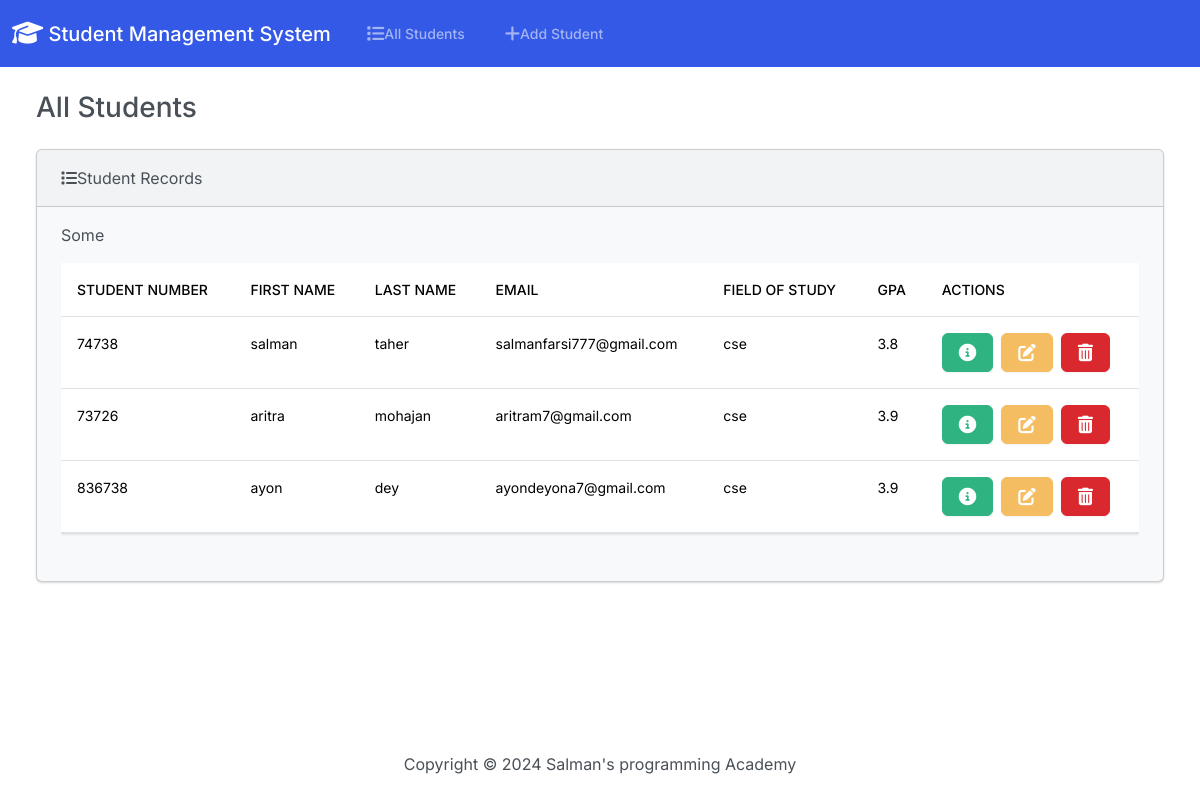
The page / on the database its author committed.
### students/models.py (models this page shows, shortened)
class Student(models.Model):
    student_number = models.PositiveIntegerField()
    first_name = models.CharField(max_length=50)
    last_name = models.CharField(max_length=50)
    email = models.EmailField(max_length=100)
    field_of_study = models.CharField(max_length=50)
    gpa = models.FloatField()

### students/views.py (the view)
# urls.py: path('',views.index, name='index'),
def index(request):
    return render(request, 'students/index.html',{
        'students': Student.objects.all()
    })

### students/templates/students/index.html (shortened to what this page needs)
{% extends "students/base.html" %}
{% block body %}
<h3 class="m-4"> All Students</h3>
<div class="row">
  <div class="col-12">
  {% if students %}
   <div class="card bg-light ms-4 me-4 mb-4">
  <div class="card-header"><i class="fa-solid fa-list"></i>Student Records</div>
  <div class="card-body">
    <p class="card-text">Some
    <div class="table-responsive">
    <table class="table table-hover">
  <thead>
    <tr>
      <th scope="col">Student Number</th>
      <th scope="col">First Name</th>
      <th scope="col">Last Name</th>
      <th scope="col">Email</th>
      <th scope="col">Field of Study</th>
      <th scope="col">GPA</th>
      <th scope="col">Actions</th>
    </tr>
  </thead>
  <tbody>
 {% for student in students  %}
 <tr>
 <td>{{student.student_number}}</td>
 <td>{{student.first_name}}</td>
 <td>{{student.last_name}}</td>
 <td>{{student.email}}</td>
 <td>{{student.field_of_study}}</td>
 <td>{{student.gpa}}</td>
 <td>
 <button type="button" class="btn btn-success me-1" href="{% url 'view_student' student.id%}" data-bs-toggle="modal" data-bs-target="#myModal{{student.id}}">
 </button>
<a class= "btn btn-warning me-1" href="{% url 'edit' student.id %}"></a>
<button type="button" class= "btn btn-danger" data-bs-toggle= "modal" data-bs-target="#delete{{student.id}}"></button>
 </td>
 </tr>
 {% endfor %}
  </tbody>
</table>
    </div>
    </p>
  </div>
</div>
  {% else %}
  <h5 class= "alert alert-primary ms-4 me-4"> No Record Found </h5>
  {% endif %}
  </div>
</div>
{% endblock %}

### students/templates/students/base.html (shortened to what this page needs)
{% load static %}
<!DOCTYPE html>
<html lang="en">
<head>
<link rel="stylesheet" href="https://cdnjs.cloudflare.com/ajax/libs/font-awesome/6.7.1/css/all.min.css">
<link href="{% static 'css/bootstrap.min.css' %}" rel="stylesheet">
<body class="d-flex flex-column min-vh-100">
<nav class="navbar navbar-expand-lg bg-primary" data-bs-theme="dark">
  <div class="container-fluid">
    <a class="navbar-brand" href="{%url 'index' %}"><i class="fa-solid fa-graduation-cap fa-lg"></i> Student Management System</a>
    <div class="collapse navbar-collapse" id="navbarColor01">
      <ul class="navbar-nav me-auto">
        <li class="nav-item">
          <a class="nav-link" href="{%url 'index' %}">All Students</a>
        </li>
        <li class="nav-item">
          <a class="nav-link" href="{%url 'add' %}">Add Student</a>
        </li>
      </ul>
    </div>
  </div>
</nav>
<div class="container-fluid">
{% block body %}
{% endblock %}
</div>
<footer class="mt-auto mb-4">
<div class="text-center">
<span>
  Copyright &copy; <script>document.write(new Date().getFullYear())</script> Salman's programming Academy
</span>
</div>
</footer>
</body>
</head>
</html>

### rows shown on the page
Student: student_number "74738", first_name "salman", last_name "taher", email "salmanfarsi777@gmail.com", field_of_study "cse", gpa "3.8"
Student: student_number "73726", first_name "aritra", last_name "mohajan", email "aritram7@gmail.com", field_of_study "cse", gpa "3.9"
Student: student_number "836738", first_name "ayon", last_name "dey", email "ayondeyona7@gmail.com", field_of_study "cse", gpa "3.9"
